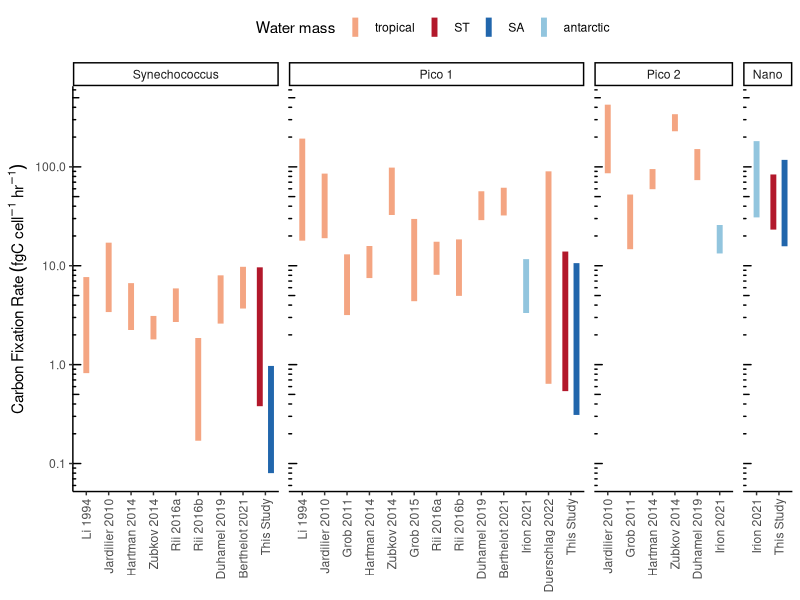
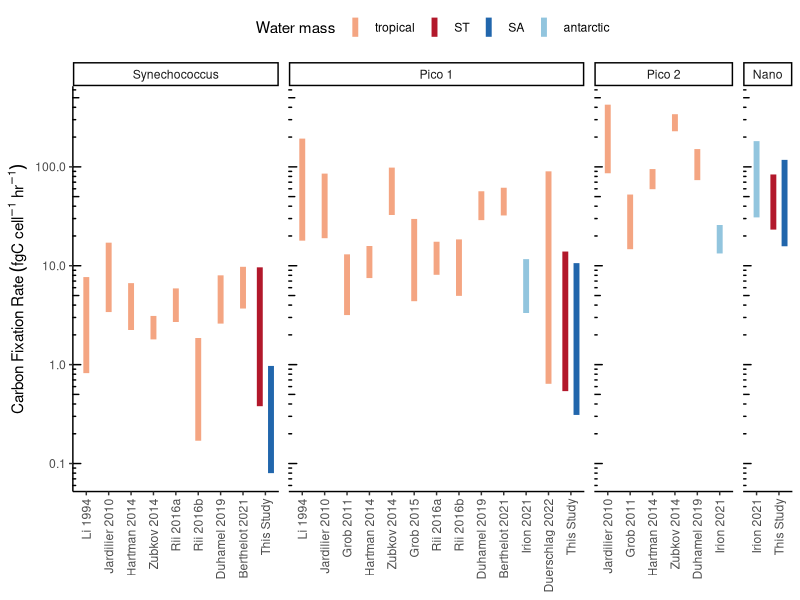

These charts were generated, in order, by the following R code:
## ---- chunk 1
  knitr::opts_chunk$set(message=FALSE,
                        warning=FALSE,
                        cache=TRUE,
                        tidy=FALSE)
## ---- chunk 2
library(dplyr)
library(tidyverse)
library(ggplot2)
library(broom)
library(ggpubr)
library(stringr)
library(RColorBrewer)
library(cowplot)
## ---- chunk 3
colours_water <- readxl::read_excel("init_files/colours_cycle.xlsx", sheet =  "Sheet3")
colours_water <- structure(colours_water$colour,.Names=colours_water$water)
## ---- chunk 4

studies <- readxl::read_excel("data_used/C14_studies.xlsx", sheet = "Sheet1")  #updated one study

# studies$Study <- factor(studies$Study, levels = c("Li 1994", "Jardilier 2010", "Grob 2011", "Hartman 2014", "Rii 2016",  "Duerschlag 2021","Irion 2021", "This study"))
studies$Group<-factor(studies$Group, levels = c("Synechococcus", "Pico 1", "Pico 2", "Nano"))
studies$cat<-factor(studies$cat, levels = c("tropical", "ST", "SA", "antarctic"))


p <- studies %>% 
  ggplot(aes(fct_reorder(Study, Year), ymin = Lower, ymax = Upper, color = cat)) +
  geom_linerange(position = position_dodge(width = 1), size = 2) +
  facet_grid(.~ Group, scales = "free", space = "free") +
   scale_y_continuous(trans='log10') +
  annotation_logticks(sides = "l", 
                      short = unit(0.07, "cm"),
                      mid = unit(0.15, "cm"),
                      long = unit(0.2, "cm"),
                      size = 0.3) +
  theme_classic()+
  theme(axis.text.x = element_text(angle = 90, hjust = 1, vjust = 0.5)) +
  ylab(expression(Carbon~Fixation~Rate~(fgC~cell^-1~hr^-1))) +
  xlab(NULL)+
  theme(#strip.text.x = element_blank(),
        panel.spacing.x = unit(0.5,"line")) +
  scale_color_manual(values = colours_water, name = "Water mass") +
  theme(legend.position="top")
p
pdf("figures/pp_rates_pico1_2.pdf", height=5, width=8) ; plot(p) ; dev.off()

